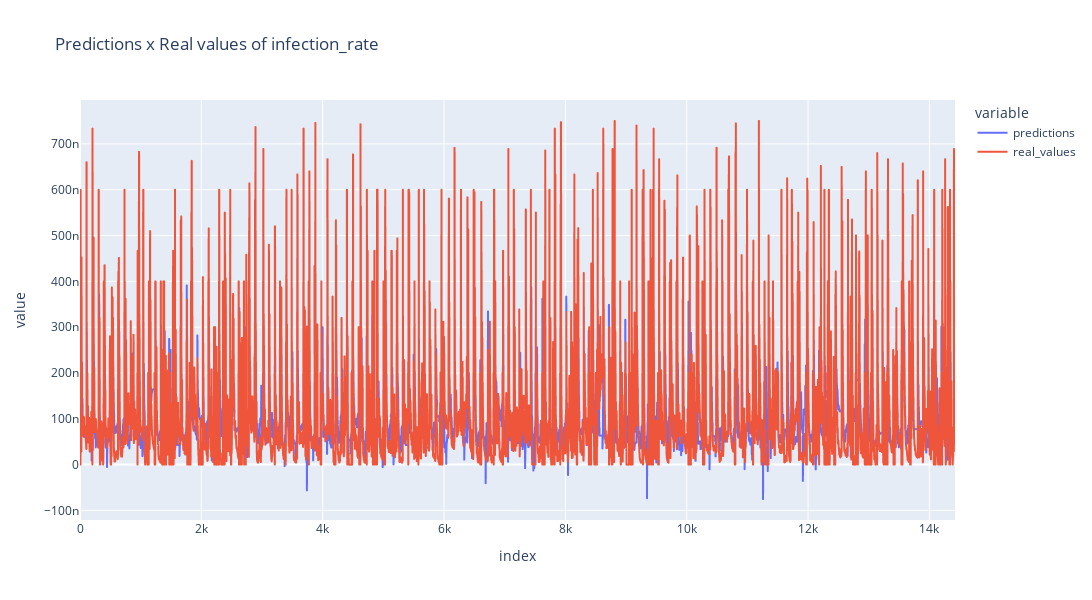

The code cell stored with this chart in its notebook:
### Code cell
predictions = lr_model.predict(X=to_fit.loc[:, to_fit.columns != 'infection_rate'])
px.line(data_frame={'predictions': predictions, 'real_values': to_fit['infection_rate'].values},
        labels={'x': 'teste', 'y': 'infection_rate'},
        title='Predictions x Real values of infection_rate',
        height=600, width=1500)

### Figure 1 — Plotly figure (JSON) as saved in the notebook; plotly's stock layout.template omitted (floating-point values rounded to 4 significant figures; data arrays with more than 128 entries replaced by an {"elided": "..."} marker saying what was removed)
{"data": [{"hovertemplate": "variable=predictions<br>index=%{x}<br>value=%{y}<extra></extra>", "legendgroup": "predictions", "line": {"color": "#636efa", "dash": "solid"}, "mode": "lines", "name": "predictions", "showlegend": true, "type": "scattergl", "x": {"elided": "14423 int values"}, "xaxis": "x", "y": {"elided": "14423 float values"}, "yaxis": "y"}, {"hovertemplate": "variable=real_values<br>index=%{x}<br>value=%{y}<extra></extra>", "legendgroup": "real_values", "line": {"color": "#EF553B", "dash": "solid"}, "mode": "lines", "name": "real_values", "showlegend": true, "type": "scattergl", "x": {"elided": "14423 int values"}, "xaxis": "x", "y": {"elided": "14423 float values"}, "yaxis": "y"}], "layout": {"height": 600, "legend": {"title": {"text": "variable"}, "tracegroupgap": 0}, "title": {"text": "Predictions x Real values of infection_rate"}, "width": 1500, "xaxis": {"anchor": "y", "domain": [0, 1], "title": {"text": "index"}}, "yaxis": {"anchor": "x", "domain": [0, 1], "title": {"text": "value"}}}}
